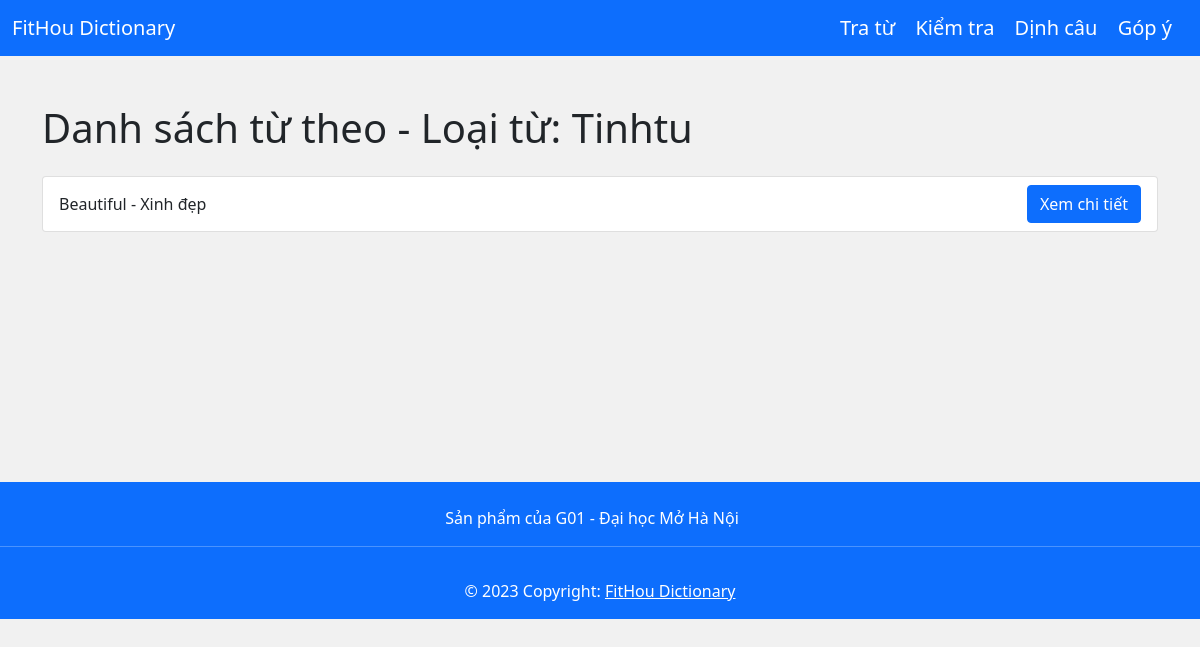
Screenshot of /category/Tinhtu/ with the database file from the repository.
### home/models.py (models this page shows, shortened)
class DictionaryEntry(models.Model):
    id = models.AutoField(primary_key=True)
    english = models.CharField(max_length=100, unique=True)
    vietnam = models.CharField(max_length=100)
    category = models.CharField(max_length=50)
    image = models.CharField(max_length=200)
    pronounce = models.CharField(max_length=200)
    class Meta:
        verbose_name_plural = 'Dictionary Entries'

### category/views.py (the view)
# urls.py: path('category/<str:category>/', cate.dictionary_by_category, name='dictionary_by_category'),
def dictionary_by_category(request, category):
    entries = DictionaryEntry.objects.filter(category=category)
    return render(request, 'dictionary_by_category.html', {'entries': entries, 'category': category})

### templates/dictionary_by_category.html
{% extends "baseTemplate.html" %}
{% block content %}
<body>
    <div class="container mt-5">
        <h1 class="mb-4">Danh sách từ theo - Loại từ: {{ category }}</h1>
        <ul class="list-group">
            {% for entry in entries %}
                <li class="list-group-item d-flex justify-content-between align-items-center">
                    {{ entry.english }} - {{ entry.vietnam }}
                    <a href="{% url 'search' %}?search_query={{ entry.english }}" class="btn btn-primary">Xem chi tiết</a>
                </li>
            {% empty %}
                <li class="list-group-item">Không có từ nào trong loại từ này.</li>
            {% endfor %}
        </ul>
    </div>
</body>
{% endblock %}

### static/css/home.css (style rules this page uses)
body { background-color: #f1f1f1; }

### rows the page displays
DictionaryEntry: category "Tinhtu", english "Beautiful", vietnam "Xinh đẹp"
